Frame 1 (no input): blank canvas, image omitted
Frame 60 (the mouse pressed at the canvas centre just before this capture): blank canvas, image omitted
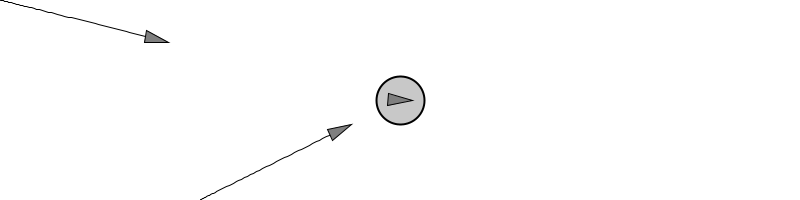
Frame 120 (the mouse held since frame 60 and released just before this capture)

The Processing sketch whose frames 1 and 60 were blank and that drew this single picture after the mouse press (run headless with seeded random() and noise(); from frame 60 on, the mouse is pressed at the canvas centre):

// Processing sketch: ArriveColored
// ── ArriveColored.pde


Vehicle v,v1,v2;


void setup() {
  size(800, 200);
  v = new Vehicle(width/2, height/2);
  v1 = new Vehicle(0, 0);
  v2 = new Vehicle(200, 200);
  smooth();
}

void draw() {
  if (mousePressed) {
    background(255);

    PVector mouse = new PVector(mouseX, mouseY);

    // Draw an ellipse at the mouse location
    fill(200);
    stroke(0);
    strokeWeight(2);
    ellipse(mouse.x, mouse.y, 48, 48);

    // Call the appropriate steering behaviors for our agents
    v.arrive(mouse);
    v.update();
    v.display();
    v1.arrive(mouse);
    v1.update();
    v1.display();
    v2.arrive(mouse);
    v2.update();
    v2.display();
    
  }
}

// ── Vehicle.pde
// Seek_Arrive
// Daniel Shiffman <http://www.shiffman.net>

// The "Vehicle" class

class Vehicle {
  
  ArrayList<PVector> history = new ArrayList<PVector>();

  PVector location;
  PVector velocity;
  PVector acceleration;
  float r;
  float maxforce;    // Maximum steering force
  float maxspeed;    // Maximum speed
  
  float d;
  float c1 = random(0, 255);
  float c2 = random(0, 255);
  float c3 = random(0, 255);
  color col = color(c1,c2,c3,200); 


  Vehicle(float x, float y) {
    acceleration = new PVector(0,0);
    velocity = new PVector(0,0);
    location = new PVector(x,y);
    r = 6;
    maxspeed = 4;
    maxforce = 0.1;
  }

  // Method to update location
  void update() {
    // Update velocity
    velocity.add(acceleration);
    // Limit speed
    velocity.limit(maxspeed);
    location.add(velocity);
    // Reset accelerationelertion to 0 each cycle
    acceleration.mult(0);
    
    history.add(location.get());
    if (history.size() > 1000) {
      history.remove(0);
    }
  }

  void applyForce(PVector force) {
    // We could add mass here if we want A = F / M
    acceleration.add(force);
  }

  // A method that calculates a steering force towards a target
  // STEER = DESIRED MINUS VELOCITY
  void arrive(PVector target) {
    PVector desired = PVector.sub(target,location);  // A vector pointing from the location to the target
    //float d = desired.mag();
    d = desired.mag();
    // Normalize desired and scale with arbitrary damping within 100 pixels
    desired.normalize();
    if (d < 100) {
      float m = map(d,0,100,0,maxspeed);
      desired.mult(m);
    } else {
      desired.mult(maxspeed);
    }

    // Steering = Desired minus Velocity
    PVector steer = PVector.sub(desired,velocity);
    steer.limit(maxforce);  // Limit to maximum steering force
    applyForce(steer);
  }
  
  void display() {
    
    beginShape();
    stroke(0);
    strokeWeight(1);
    //noFill();
    float c = map(d,0,width,0.2,1);
                                
    fill(c1*c,c2*c,c3*c,200);
    for(PVector v: history) {
      vertex(v.x,v.y);
    }
    endShape();
    
    // Draw a triangle rotated in the direction of velocity
    float theta = velocity.heading2D() + PI/2;
    fill(127);
    stroke(0);
    strokeWeight(1);
    pushMatrix();
    translate(location.x,location.y);
    rotate(theta);
    beginShape();
    vertex(0, -r*2);
    vertex(-r, r*2);
    vertex(r, r*2);
    endShape(CLOSE);
    popMatrix();
    
    
  }
}
